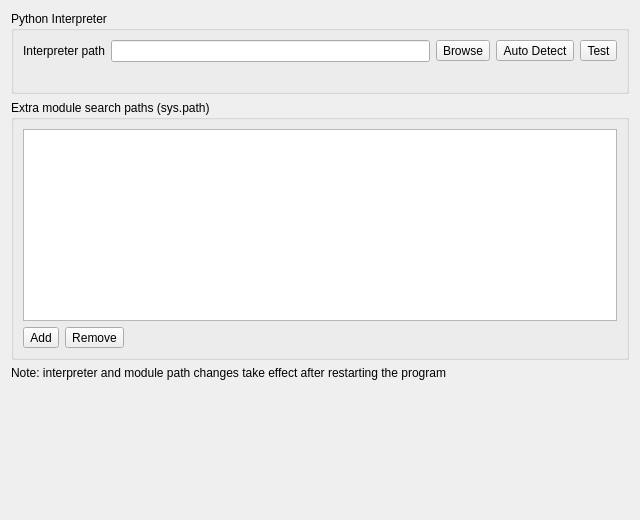
<?xml version="1.0" encoding="UTF-8"?>
<ui version="4.0">
 <class>DASettingPagePython</class>
 <widget class="QWidget" name="DASettingPagePython">
  <property name="geometry">
   <rect>
    <x>0</x>
    <y>0</y>
    <width>640</width>
    <height>520</height>
   </rect>
  </property>
  <property name="windowTitle">
   <string>Python Setting</string>
  </property>
  <layout class="QVBoxLayout" name="verticalLayoutMain">
   <item>
    <widget class="QGroupBox" name="groupBoxInterpreter">
     <property name="title">
      <string>Python Interpreter</string>
     </property>
     <layout class="QVBoxLayout" name="verticalLayoutInterpreter">
      <item>
       <layout class="QHBoxLayout" name="horizontalLayoutPath">
        <item>
         <widget class="QLabel" name="labelInterpreterPath">
          <property name="text">
           <string>Interpreter path</string>
          </property>
         </widget>
        </item>
        <item>
         <widget class="QLineEdit" name="lineEditPythonPath"/>
        </item>
        <item>
         <widget class="QToolButton" name="toolButtonBrowse">
          <property name="text">
           <string>Browse</string>
          </property>
         </widget>
        </item>
        <item>
         <widget class="QToolButton" name="toolButtonAutoDetect">
          <property name="text">
           <string>Auto Detect</string>
          </property>
         </widget>
        </item>
        <item>
         <widget class="QToolButton" name="toolButtonTest">
          <property name="text">
           <string>Test</string>
          </property>
         </widget>
        </item>
       </layout>
      </item>
      <item>
       <widget class="QLabel" name="labelTestResult">
        <property name="text">
         <string/>
        </property>
       </widget>
      </item>
     </layout>
    </widget>
   </item>
   <item>
    <widget class="QGroupBox" name="groupBoxExtraPaths">
     <property name="title">
      <string>Extra module search paths (sys.path)</string>
     </property>
     <layout class="QVBoxLayout" name="verticalLayoutExtraPaths">
      <item>
       <widget class="QListWidget" name="listWidgetExtraPaths"/>
      </item>
      <item>
       <layout class="QHBoxLayout" name="horizontalLayoutPaths">
        <item>
         <widget class="QToolButton" name="toolButtonAddPath">
          <property name="text">
           <string>Add</string>
          </property>
         </widget>
        </item>
        <item>
         <widget class="QToolButton" name="toolButtonRemovePath">
          <property name="text">
           <string>Remove</string>
          </property>
         </widget>
        </item>
        <item>
         <spacer name="horizontalSpacerPaths">
          <property name="orientation">
           <enum>Qt::Horizontal</enum>
          </property>
          <property name="sizeHint" stdset="0">
           <size>
            <width>40</width>
            <height>20</height>
           </size>
          </property>
         </spacer>
        </item>
       </layout>
      </item>
     </layout>
    </widget>
   </item>
   <item>
    <widget class="QLabel" name="labelRestartHint">
     <property name="text">
      <string>Note: interpreter and module path changes take effect after restarting the program</string>
     </property>
    </widget>
   </item>
   <item>
    <spacer name="verticalSpacer">
     <property name="orientation">
      <enum>Qt::Vertical</enum>
     </property>
     <property name="sizeHint" stdset="0">
      <size>
       <width>20</width>
       <height>40</height>
      </size>
     </property>
    </spacer>
   </item>
  </layout>
 </widget>
 <resources/>
 <connections/>
</ui>
